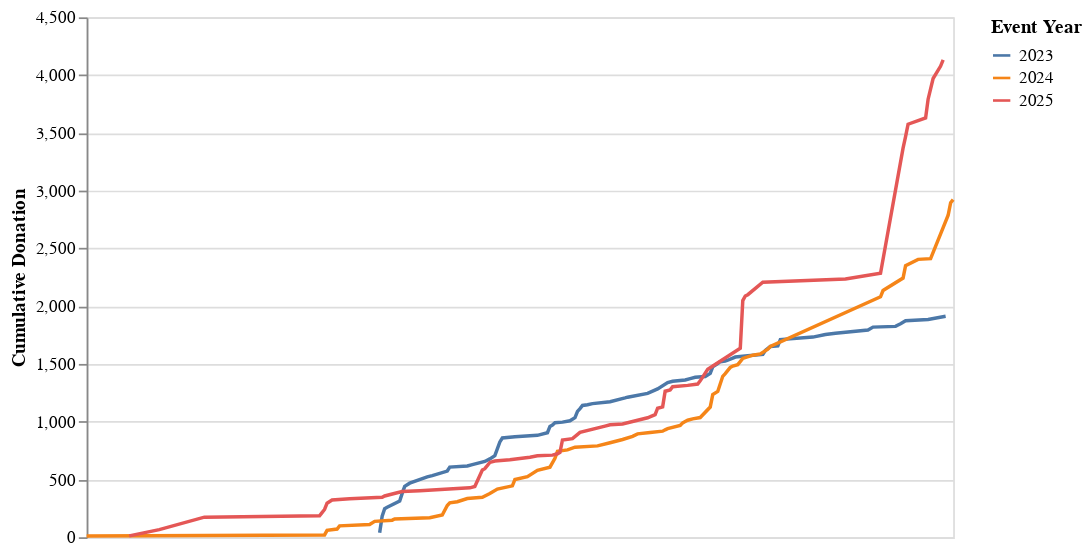

Source (notebook cell):
### Markdown cell above
## Cumulative donation year over year

The graph below show the cumulative donation from the past three event whether its a general donation or donation to a runner. The 2024 and 2025 year show a jump closer to the event date.

### Code cell
line_chart = alt.Chart(donations).transform_calculate(
    shifted_date=alt.expr.toDate(
        alt.expr.datetime(
            alt.expr.year(alt.datum.Date),
            alt.expr.month(alt.datum.Date) + 7,
            alt.expr.date(alt.datum.Date) +20
        )
    )
).transform_window(
    cumulative_donation='sum(Donated)',
    sort=[{'field': 'shifted_date'}], # Sort by the shifted date
    groupby=['Event Year']
).mark_line(strokeWidth=2).encode(
    alt.X('monthdate(shifted_date):T', title='Month-Day (Shifted +6 Months)', axis=None),
    alt.Y('cumulative_donation:Q', title='Cumulative Donation'), color='Event Year:N',
    tooltip='Event Year:N'
).properties(width=500)

line_chart

### Figure 1 — Vega-Lite specification as saved in the notebook (floating-point values rounded to 4 significant figures; data arrays with more than 128 entries replaced by an {"elided": "..."} marker saying what was removed)
{"config": {"view": {"continuousWidth": 300, "continuousHeight": 300}}, "data": {"name": "data-22a9fc2c9a9fb3ca35239a47c41dc085"}, "mark": {"type": "line", "strokeWidth": 2}, "encoding": {"color": {"field": "Event Year", "type": "nominal"}, "tooltip": {"field": "Event Year", "type": "nominal"}, "x": {"axis": null, "field": "shifted_date", "timeUnit": "monthdate", "title": "Month-Day (Shifted +6 Months)", "type": "temporal"}, "y": {"field": "cumulative_donation", "title": "Cumulative Donation", "type": "quantitative"}}, "transform": [{"calculate": "toDate(datetime(year(datum.Date),(month(datum.Date) + 7),(date(datum.Date) + 20),null,null,null,null))", "as": "shifted_date"}, {"window": [{"op": "sum", "field": "Donated", "as": "cumulative_donation"}], "groupby": ["Event Year"], "sort": [{"field": "shifted_date"}]}], "width": 500, "$schema": "https://vega.github.io/schema/vega-lite/v5.20.1.json", "datasets": {"data-22a9fc2c9a9fb3ca35239a47c41dc085": {"elided": "270 records"}}}
